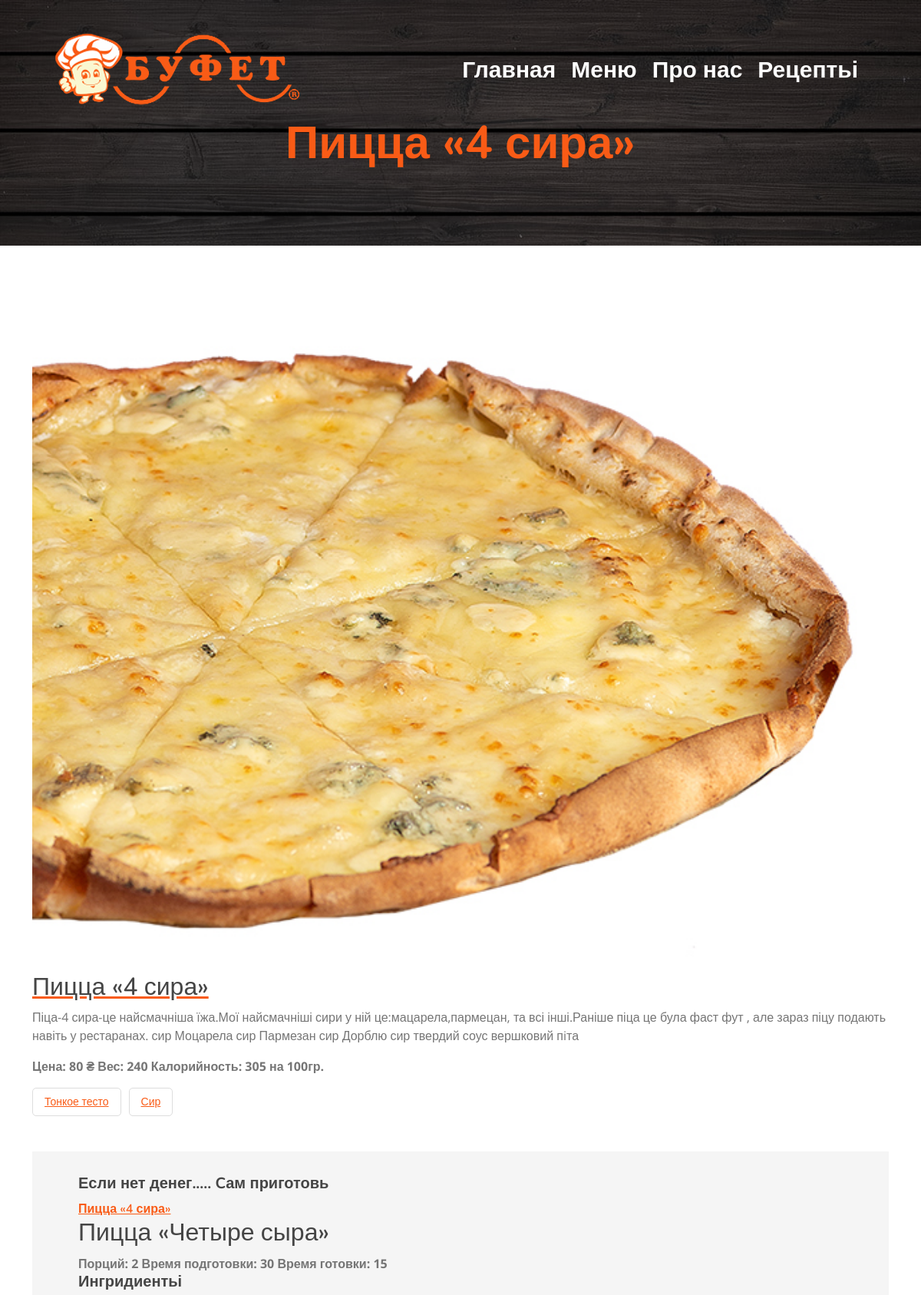
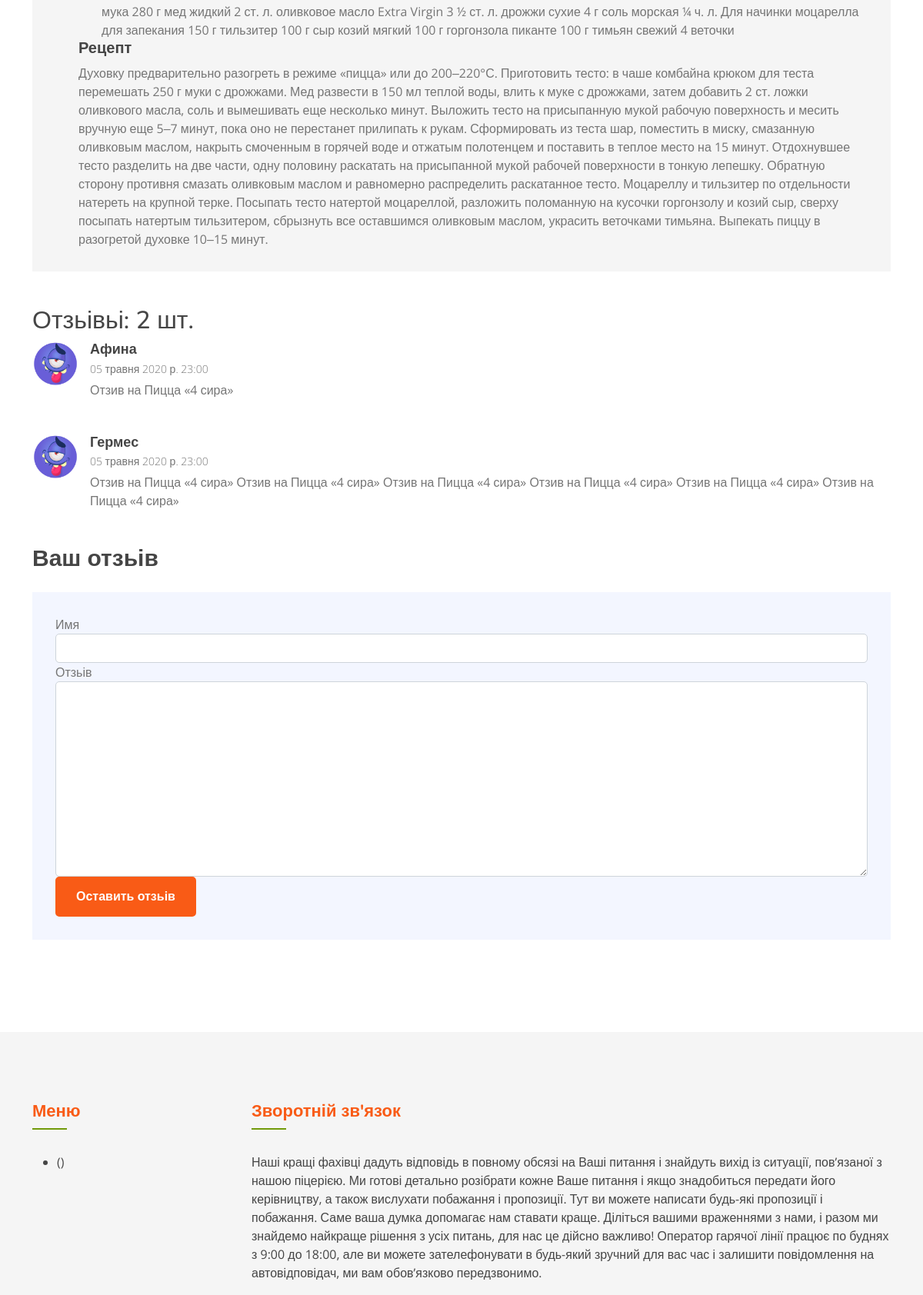
Screenshot of /pizza/picca-4-sira/ (upper part) with the database file from the repository (2 pictures, top to bottom).
### blog/models.py (models this page shows, shortened)
class Post(models.Model):
    author = models.ForeignKey(User, related_name='posts', on_delete=models.CASCADE, verbose_name='Автор поста')
    title = models.CharField(max_length=250, verbose_name='Название едьі', db_index=True)
    slug = models.SlugField(max_length=255, unique=True, verbose_name='URL едьі', db_index=True)
    image = models.ImageField(upload_to='articles/', verbose_name='Миниатюра')
    text = models.TextField(verbose_name='Текст')
    category = models.ForeignKey(Category,
                                 related_name='post', on_delete=models.SET_NULL, null=True, verbose_name='Категория')
    tags = models.ManyToManyField(Tag, related_name='post', verbose_name='Теги')
    create_at = models.DateTimeField(auto_now_add=True, verbose_name='Дата создания')
    price = models.CharField(max_length=50, verbose_name='Стоимость')
    width = models.CharField(max_length=50, verbose_name='Вес')
    calories = models.CharField(max_length=50, verbose_name='Калорийность')
    class Meta:
        verbose_name = 'Продукт'
        verbose_name_plural = 'Продуктьі'
    def get_comments(self):
        return self.comments.all()

class Tag(models.Model):
    name = models.CharField(max_length=100, verbose_name='Название тега', db_index=True)
    slug = models.SlugField(max_length=100, unique=True, verbose_name='URL тега', db_index=True)
    class Meta:
        verbose_name = 'Тег'
        verbose_name_plural = 'Теги'
    def get_absolute_url(self):
        return reverse('tag', kwargs={'slug': self.slug})

class Recipe(models.Model):
    name = models.CharField(max_length=100)
    serves = models.CharField(max_length=50)
    prep_time = models.PositiveIntegerField(default=0)
    cook_time = models.PositiveIntegerField(default=0)
    ingredients = RichTextField()
    directions = RichTextField()
    post = models.ForeignKey(Post, related_name='recipe', on_delete=models.SET_NULL, null=True, blank=True)
    class Meta:
        verbose_name = 'Рецепт'
        verbose_name_plural = 'Рецептьі'

class Comment(models.Model):
    name = models.CharField(max_length=50, verbose_name='Имя')
    message = models.TextField(max_length=500, verbose_name='Отзьів')
    create_at = models.DateTimeField(auto_now_add=True)
    post = models.ForeignKey(Post, related_name='comments', on_delete=models.CASCADE, verbose_name='Продукт')
    class Meta:
        verbose_name = 'Отзьів'
        verbose_name_plural = 'Отзьівьі'

### blog/views.py (the view)
# urls.py: path('<slug:slug>/<slug:food_slug>/', ViewFood.as_view(), name='food_details'),
class ViewFood(DetailView):
    model = Post
    template_name = 'blog/detail.html'
    slug_url_kwarg = 'food_slug'
    context_object_name = 'food'
    def get_context_data(self, **kwargs):
        context = super().get_context_data(**kwargs)
        context['form'] = CommentForm()
        return context

### blog/forms.py
class CommentForm(forms.ModelForm):
    class Meta:
        model = Comment
        fields = ['name', 'message']
        widgets = {'name': forms.TextInput(attrs={'class': "form-control"}),
                   'message': forms.Textarea(attrs={'class': "form-control"}),
                   }

class EmailForm(forms.ModelForm):
    class Meta:
        model = NewsByEmail
        fields = ['email', ]
        widgets = {'email': forms.TextInput(attrs={'class': "form-control", 'placeholder': "Ваш email будь ласка"})}

### blog/templatetags/contact_tags.py (called while the page is built)
@register.inclusion_tag('blog/inc/tags/_email_form.html')
def email_form():
    return {'email_form': EmailForm()}

### blog/templatetags/menu_tags.py (called while the page is built)
@register.inclusion_tag('blog/inc/tags/side_menu.html')
def get_categories():
    category = Category.objects.annotate(cnt=Count('post')).order_by('-cnt')
    return {'list_category': category}

### templates/blog/detail.html (shortened to what this page needs)
{% extends 'base.html' %}
{% block content %}
<div class="page-header">
    <div class="container">
        <div class="row">
            <div class="col-12">
                <h2>{{ food.title }}</h2>
            </div>
        </div>
    </div>
</div>
<div class="single">
    <div class="container">
        <div class="row">
            <div class="col-lg-12">
                <div class="single-content">
                    <img src="{{ food.image.url }}" alt="food_image"/>
                    <a href=""><h2>{{ food.title }}</h2></a>
                    <p>{{ food.text }}</p>
                    <p><strong>
                        Цена: {{ food.price}} ₴
                        Вес: {{ food.width }}
                        Калорийность: {{ food.calories }} на 100гр.
                    </strong></p>
                    <div class="single-tags">
                        {% for tag in food.tags.all %}
                        <a href="{{ tag.get_absolute_url }}">{{ tag.name }}</a>
                        {% endfor %}
                    </div>
                    <div class="single-bio">
                        <div class="single-bio-text">
                            <h3>Если нет денег..... Cам приготовь</h3>
                            <a href="{% url 'recipe_details' food.pk %}">{{food.title}}</a>
                            {% for recipe in food.recipe.all %}
                            <h2>{{recipe.name}}</h2>
                            <p><strong>
                                Порций: {{recipe.serves}}
                                Время подготовки: {{recipe.prep_time}}
                                Время готовки: {{recipe.cook_time}}
                            </strong></p>
                            <h3>Ингридиентьі</h3>
                            <div class="single-bio-text">{{recipe.ingredients|safe}}</div>
                            <h3>Рецепт</h3>
                            <div>{{recipe.directions|safe}}</div>
                            {% endfor %}
                        </div>
                    </div>
                    <ul class="comment-list">
                        <h2>Отзьівьі: {{food.get_comments.count}} шт.</h2>
                        {% for comment in food.get_comments %}
                        <li class="comment-item">
                            <div class="comment-body">
                                <div class="comment-img">
                                    <img src="/static/blog/img/avatar.jpg">
                                </div>
                                <div class="comment-text">
                                    <h3> {{comment.name }}</h3>
                                    <span>{{comment.create_at }}</span>
                                    <p>
                                        {{comment.message|safe }}
                                    </p>
                                </div>
                            </div>
                        </li>
                        {% endfor %}
                    </ul>
                    <div class="comment-form">
                        <h2>Ваш отзьів</h2>
                        <form action="{% url 'create_comment' pk=food.id %}" method="post">
                            <div class="form-group">
                                <label>Имя</label>
                                {{ form.name}}
                            </div>
                            <div class="form-group">
                                <label>Отзьів</label>
                                {{ form.message}}
                            </div>
                            <div class="form-group">
                                <input type="submit" value="Оставить отзьів" class="btn custom-btn">
                            </div>
                        </form>
                    </div>
                </div>
            </div>
        </div>
    </div>
</div>
    {% endblock content %}

### blog/static/blog/css/style.css (style rules this page uses)
body { color: #757575; background: #ffffff; font-family: 'open sans', sans-serif; text-align-all: justify; }
h1, h2, h3, h4, h5, h6 { color: #454545; font-family: 'Nunito', sans-serif; }
a { font-family: 'Nunito', sans-serif; font-weight: 600; color: #f95b16; transition: .3s; }
.btn.custom-btn { padding: 12px 25px; font-family: 'Nunito', sans-serif; font-size: 16px; font-weight: 600; color: #ffffff; background: #f95b16; border: 2px solid #f95b16; border-radius: 5px; transition: .5s; }
.page-header { position: relative; margin-bottom: 45px; padding: 150px 0 90px 0; text-align: center; background: linear-gradient(rgba(0, 0, 0, .5), rgba(0, 0, 0, .5)), url(../img/page-header.jpg); background-position: center; background-repeat: no-repeat; background-size: cover; }
.page-header h2 { position: relative; color: #f95b16; font-size: 60px; font-weight: 700; }
.single { position: relative; padding: 45px 0; }
.single .single-content { position: relative; margin-bottom: 30px; overflow: hidden; }
.single .single-content img { margin-bottom: 20px; width: 100%; }
.single .single-tags { margin: -5px -5px 41px -5px; font-size: 0; }
.single .single-tags a { margin: 5px; display: inline-block; padding: 7px 15px; font-size: 14px; font-weight: 400; color: #f95b16; border: 1px solid #dddddd; border-radius: 5px; }
.single .single-bio { margin-bottom: 45px; padding: 30px; background: rgba(0, 0, 0, .04); display: flex; }
.single .single-bio-text { padding-left: 30px; }
.single .single-bio-text h3 { font-size: 20px; font-weight: 700; }
.single .single-bio-text p { margin: 0; }
.single .comment-list { list-style: none; padding: 0; }
.single .comment-body { display: flex; margin-bottom: 30px; }
.single .comment-img { width: 60px; }
.single .comment-img img { width: 100%; border-radius: 100px; }
.single .comment-text { padding-left: 15px; width: calc(100% - 60px); }
.single .comment-text h3 { font-size: 18px; font-weight: 600; margin-bottom: 3px; }
.single .comment-text span { display: block; font-size: 14px; font-weight: 300; margin-bottom: 5px; }
.single .comment-form { position: relative; }
.single .comment-form h2 { font-size: 30px; font-weight: 700; margin-bottom: 25px; }
.single .comment-form form { padding: 30px; background: #f3f6ff; }
.single .comment-form form .form-group:last-child { margin: 0; }
.single .comment-form input, .single .comment-form textarea { border-radius: 5px; }

### rows the page displays
Post: title "Пицца «4 сира»", image (picture), text "Піца-4 сира-це найсмачніша їжа.Мої найсмачніші сири у ній це:мацарела,пармецан, та всі інші.Раніше піца це була фаст фут , але зараз піцу подають навіть у рестаранах. сир Моцарела сир Пармезан сир Дорблю сир твердий соус вершковий пiта", price "80", width "240", calories "305", get_comments.count "2"
Tag: name "Тонкое тесто"
Tag: name "Сир"
Recipe: name "Пицца «Четыре сыра»", serves "2", prep_time "30", cook_time "15", ingredients "мука 280 г мед жидкий 2 ст. л. оливковое масло Extra Virgin 3 ½ ст. л. дрожжи сухие 4 г соль морская ¼ ч. л. Для начинки моцарелла для запекания 150 г тильзитер 100 г сыр козий мягкий 100 г горгонзола пиканте 100 г тимьян свежий 4 веточки", directions "Духовку предварительно разогреть в режиме «пицца» или до 200‒220°С. Приготовить тесто: в чаше комбайна крюком для теста перемешать 250 г муки с дрожжами. Мед развести в 150 мл теплой воды, влить к муке с дрожжами, затем добавить 2 ст. ложки оливкового масла, соль и вымешивать еще несколько минут. Выложить тесто на присыпанную мукой рабочую поверхность и месить вручную еще 5‒7 минут, пока оно не перестанет прилипать к рукам. Сформировать из теста шар, поместить в миску, смазанную оливковым маслом, накрыть смоченным в горячей воде и отжатым полотенцем и поставить в теплое место на 15 минут. Отдохнувшее тесто разделить на две части, одну половину раскатать на присыпанной мукой рабочей…"
Comment: name "Афина", create_at "05 травня 2020 р. 23:00", message "Отзив на Пицца «4 сира»"
Comment: name "Гермес", create_at "05 травня 2020 р. 23:00", message "Отзив на Пицца «4 сира» Отзив на Пицца «4 сира» Отзив на Пицца «4 сира» Отзив на Пицца «4 сира» Отзив на Пицца «4 сира» Отзив на Пицца «4 сира»"
